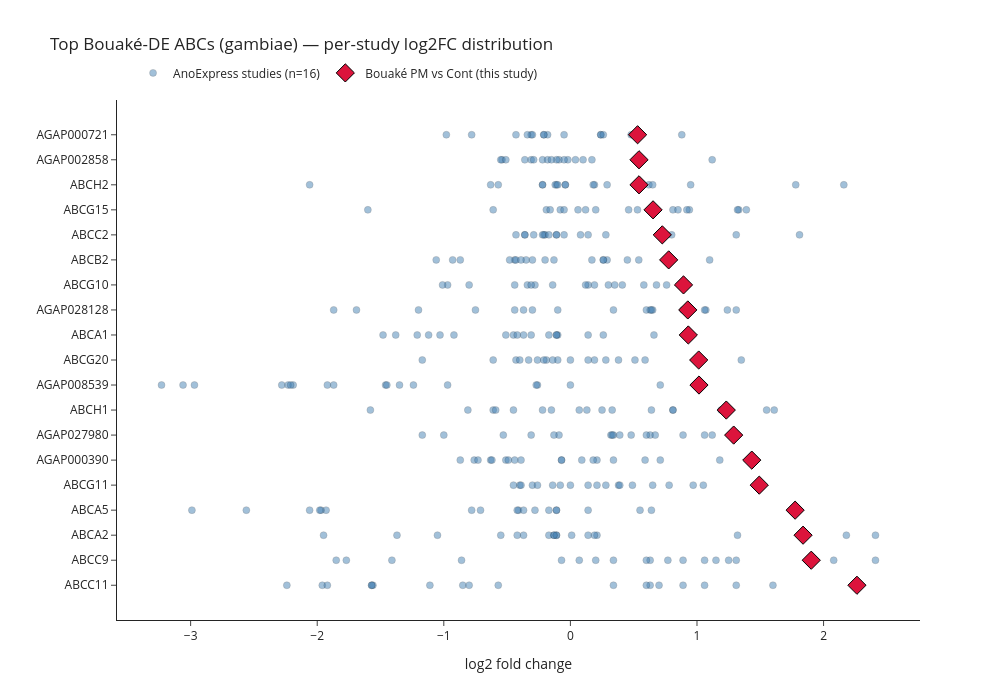

Write notebook code for a chart like this one.
### Code cell
# Strip plot: top Bouaké-sig ABCs (y) x per-study log2FC (x) — shows study-level context
top_ids = abc_gam_sig.sort_values("log2FoldChange", ascending=False).head(20)["GeneID"].tolist()
sub = fc.loc[[g for g in top_ids if g in fc.index]].copy()
sub["GeneID"] = sub.index
long = sub.melt(id_vars="GeneID", var_name="study", value_name="log2FC")

# add Bouaké PM log2FC as extra row for comparison
bouake_pm = abc_gam_sig.set_index("GeneID").loc[[g for g in top_ids if g in sub.index], ["GeneName","log2FoldChange","padj"]]
bouake_pm = bouake_pm.reset_index().assign(study="Bouaké PM vs Cont (this study)")
bouake_pm_long = bouake_pm.rename(columns={"log2FoldChange":"log2FC"})[["GeneID","study","log2FC"]]
long2 = pd.concat([long, bouake_pm_long], ignore_index=True)

# attach gene labels
label_map = bouake_pm.set_index("GeneID")["GeneName"].to_dict()
long2["label"] = long2["GeneID"].map(lambda g: label_map.get(g) if isinstance(label_map.get(g), str) else g)
# order y by Bouaké log2FC (descending) so highest is at top
gene_order = bouake_pm.sort_values("log2FoldChange", ascending=True)["GeneID"].tolist()
long2["label"] = pd.Categorical(long2["label"], categories=[label_map.get(g) if isinstance(label_map.get(g), str) else g for g in gene_order], ordered=True)

# colour Bouaké point differently
long2["is_bouake"] = long2["study"].str.contains("Bouaké PM")

fig = go.Figure()
fig.add_trace(go.Scatter(
    x=long2.loc[~long2["is_bouake"],"log2FC"],
    y=long2.loc[~long2["is_bouake"],"label"],
    mode="markers",
    name=f"AnoExpress studies (n={len(other_cols)})",
    marker=dict(size=7, color="steelblue", opacity=0.5, line=dict(color="black",width=0.3)),
    hovertext=long2.loc[~long2["is_bouake"],"study"],
    hovertemplate="%{hovertext}<br>log2FC: %{x:.2f}<extra></extra>",
))
fig.add_trace(go.Scatter(
    x=long2.loc[long2["is_bouake"],"log2FC"],
    y=long2.loc[long2["is_bouake"],"label"],
    mode="markers",
    name="Bouaké PM vs Cont (this study)",
    marker=dict(size=14, color="crimson", symbol="diamond", line=dict(color="black",width=1)),
))
fig.add_vline(x=0, line_color="grey", line_dash="dot")
fig.update_layout(
    title="Top Bouaké-DE ABCs (gambiae) — per-study log2FC distribution",
    xaxis_title="log2 fold change", yaxis_title="",
    template="simple_white", width=1000, height=700,
    legend=dict(x=0.02, y=1.08, orientation="h"),
)
fig.write_html("figures_ms/b2_abc_strip.html")
fig.write_image("figures_ms/b2_abc_strip.png", scale=2)
fig.show()

### Figure 1 — Plotly figure (JSON) as saved in the notebook; plotly's stock layout.template omitted (floating-point values rounded to 4 significant figures; data arrays with more than 128 entries replaced by an {"elided": "..."} marker saying what was removed)
{"data": [{"hovertemplate": "%{hovertext}<br>log2FC: %{x:.2f}<extra></extra>", "hovertext": {"elided": "342 str values"}, "marker": {"color": "steelblue", "line": {"color": "black", "width": 0.3}, "opacity": 0.5, "size": 7}, "mode": "markers", "name": "AnoExpress studies (n=16)", "type": "scatter", "x": {"elided": "342 float values"}, "y": {"elided": "342 str values"}}, {"marker": {"color": "crimson", "line": {"color": "black", "width": 1}, "size": 14, "symbol": "diamond"}, "mode": "markers", "name": "Bouaké PM vs Cont (this study)", "type": "scatter", "x": [2.264, 1.903, 1.838, 1.775, 1.492, 1.433, 1.29, 1.232, 1.016, 1.014, 0.9315, 0.9273, 0.8934, 0.7764, 0.726, 0.653, 0.5421, 0.542, 0.5308], "y": ["ABCC11", "ABCC9", "ABCA2", "ABCA5", "ABCG11", "AGAP000390", "AGAP027980", "ABCH1", "AGAP008539", "ABCG20", "ABCA1", "AGAP028128", "ABCG10", "ABCB2", "ABCC2", "ABCG15", "ABCH2", "AGAP002858", "AGAP000721"]}], "layout": {"height": 700, "legend": {"orientation": "h", "x": 0.02, "y": 1.08}, "shapes": [{"line": {"color": "grey", "dash": "dot"}, "type": "line", "x0": 0, "x1": 0, "xref": "x", "y0": 0, "y1": 1, "yref": "y domain"}], "title": {"text": "Top Bouaké-DE ABCs (gambiae) — per-study log2FC distribution"}, "width": 1000, "xaxis": {"title": {"text": "log2 fold change"}}, "yaxis": {"title": {"text": ""}}}}
